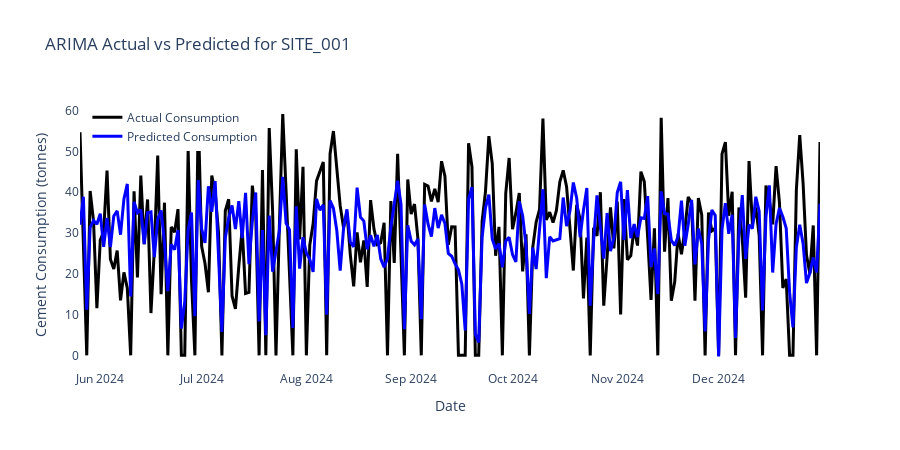

Write notebook code for a chart like this one.
### Markdown cell above
***Visualising the Arima forecast model using Plotly***

### Code cell
import plotly.graph_objects as go

fig = go.Figure()

fig.add_trace(go.Scatter(
    x=Y_test.index,
    y=Y_test,
    mode='lines',
    name='Actual Consumption',
    line=dict(color='black', width=3)
))

fig.add_trace(go.Scatter(
    x=Y_test.index,
    y=Arima_forecast,
    mode='lines',
    name='Predicted Consumption',
    line=dict(color='blue', width=3)
))

# Layout formatting
fig.update_layout(
    title='ARIMA Actual vs Predicted for SITE_001',
    xaxis_title='Date',
    yaxis_title='Cement Consumption (tonnes)',
    width=900,
    height=450,
    plot_bgcolor='white',
    legend=dict(x=0.01, y=0.99)
)

fig.show()

### Figure 1 — Plotly figure (JSON) as saved in the notebook; plotly's stock layout.template omitted (floating-point values rounded to 4 significant figures; data arrays with more than 128 entries replaced by an {"elided": "..."} marker saying what was removed)
{"data": [{"line": {"color": "black", "width": 3}, "mode": "lines", "name": "Actual Consumption", "type": "scatter", "x": {"elided": "220 str values"}, "y": {"elided": "220 float values"}}, {"line": {"color": "blue", "width": 3}, "mode": "lines", "name": "Predicted Consumption", "type": "scatter", "x": {"elided": "220 str values"}, "y": {"elided": "220 float values"}}], "layout": {"height": 450, "legend": {"x": 0.01, "y": 0.99}, "plot_bgcolor": "white", "title": {"text": "ARIMA Actual vs Predicted for SITE_001"}, "width": 900, "xaxis": {"autorange": true, "range": ["2024-05-26", "2024-12-31"], "title": {"text": "Date"}, "type": "date"}, "yaxis": {"autorange": true, "range": [-3.593, 62.6], "title": {"text": "Cement Consumption (tonnes)"}, "type": "linear"}}}
